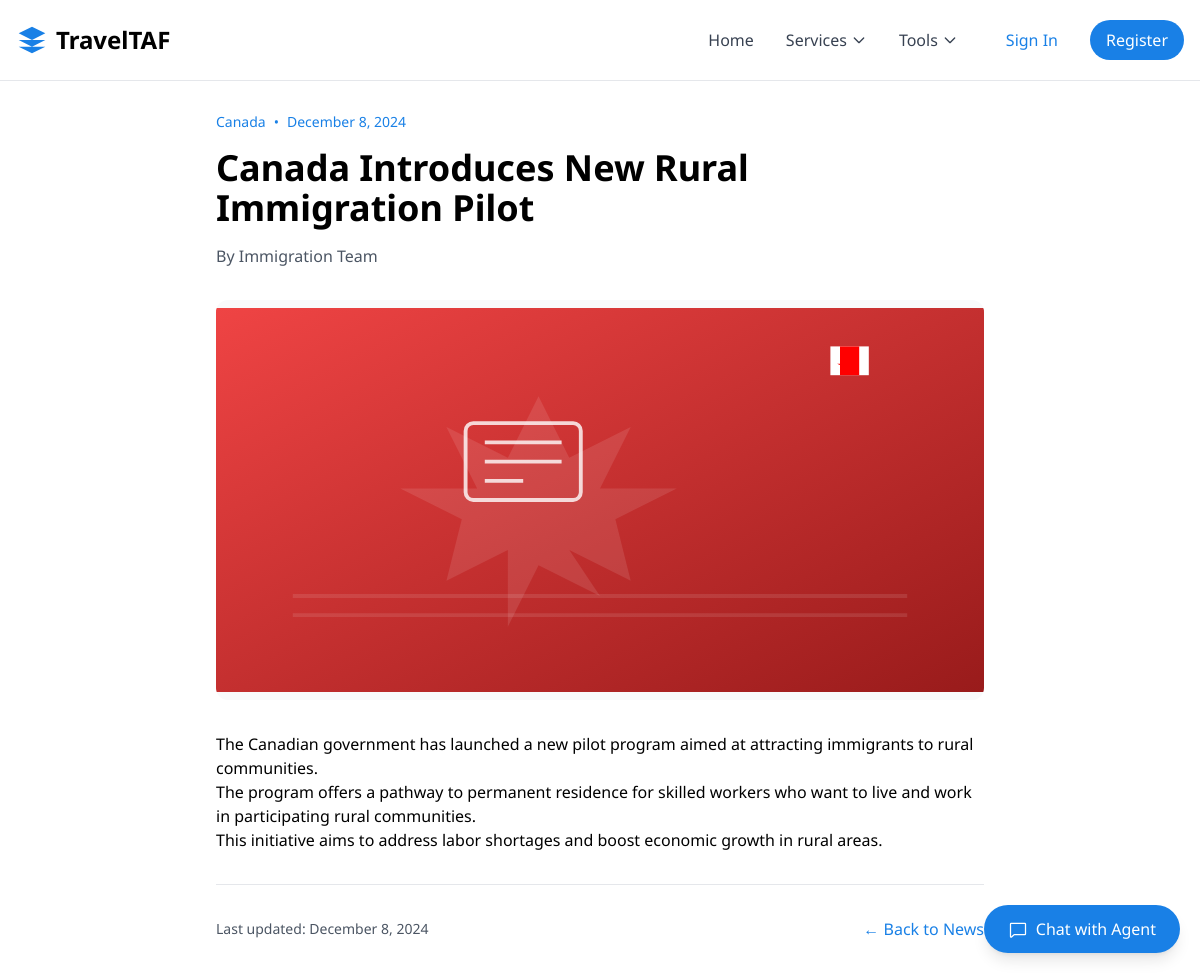
Screenshot of /news/canada-introduces-new-rural-immigration-pilot/ with the database file from the repository.
### news/models.py (models this page shows, shortened)
class News(models.Model):
    title = models.CharField(max_length=255)
    slug = models.SlugField(unique=True)
    content = models.TextField()
    category = models.ForeignKey(NewsCategory, on_delete=models.CASCADE, related_name='news')
    published_date = models.DateTimeField(auto_now_add=True)
    updated_date = models.DateTimeField(auto_now=True)
    author = models.CharField(max_length=100)
    image = models.ImageField(upload_to='news_images/', null=True, blank=True)
    is_featured = models.BooleanField(default=False)
    is_published = models.BooleanField(default=True)
    class Meta:
        verbose_name_plural = "News Articles"
        ordering = ['-published_date']

class NewsCategory(models.Model):
    name = models.CharField(max_length=100)
    slug = models.SlugField(unique=True)
    description = models.TextField(blank=True)
    class Meta:
        verbose_name_plural = "News Categories"

### news/views.py (the view)
# urls.py: path('<slug:slug>/', views.NewsDetailView.as_view(), name='detail'),
class NewsDetailView(DetailView):
    model = News
    template_name = 'news/news_detail.html'
    context_object_name = 'news'

### templates/news/news_detail.html
{% extends 'base.html' %}
{% load static %}
{% block content %}
<div class="container mx-auto px-4 py-8">
    <article class="max-w-3xl mx-auto">
        <header class="mb-8">
            <div class="flex items-center text-sm text-[#1980e6] mb-4">
                <span>{{ news.category.name }}</span>
                <span class="mx-2">•</span>
                <time>{{ news.published_date|date:"F j, Y" }}</time>
            </div>
            <h1 class="text-4xl font-bold mb-4">{{ news.title }}</h1>
            <div class="flex items-center text-gray-600">
                <span>By {{ news.author }}</span>
            </div>
        </header>
        {% if news.image %}
            <div class="mb-8">
                <img src="{{ news.image.url }}"
                     alt="{{ news.title }}"
                     class="w-full h-[400px] object-cover rounded-xl shadow-lg">
            </div>
        {% else %}
            <div class="mb-8">
                <img src="{% static 'images/svg/news_icons/'|add:news.category.slug|add:'.svg' %}"
                     alt="{{ news.category.name }} News"
                     class="w-full h-[400px] object-contain bg-gray-50 rounded-xl">
            </div>
        {% endif %}
        <div class="prose max-w-none">
            {{ news.content|linebreaks }}
        </div>
        <footer class="mt-8 pt-8 border-t">
            <div class="flex justify-between items-center">
                <div class="text-sm text-gray-600">
                    Last updated: {{ news.updated_date|date:"F j, Y" }}
                </div>
                <a href="{% url 'news:list' %}"
                   class="text-[#1980e6] hover:text-blue-700">
                    ← Back to News
                </a>
            </div>
        </footer>
    </article>
</div>
{% endblock %}

### static/css/index.css (style rules this page uses)
body { font-family: "Noto Serif", "Noto Sans", sans-serif; }

### templates/base.html (style rules this page uses)
body { font-family: 'Noto Sans', sans-serif; }

### rows the page displays
News: category.name "Canada", published_date "December 8, 2024", title "Canada Introduces New Rural Immigration Pilot", author "Immigration Team", content "The Canadian government has launched a new pilot program aimed at attracting immigrants to rural communities. The program offers a pathway to permanent residence for skilled workers who want to live and work in participating rural communities. This initiative aims to address labor shortages and boost economic growth in rural areas.", updated_date "December 8, 2024"
